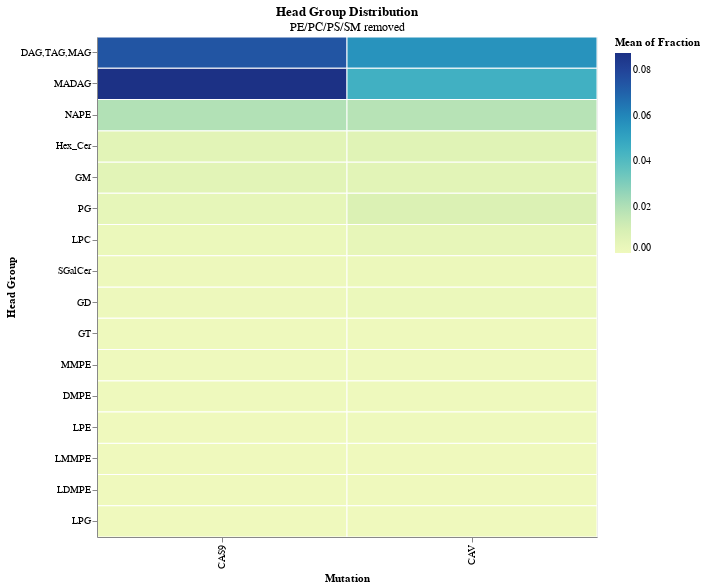

Write notebook code for a chart like this one.
### Code cell
hhg = alt.Chart(h_dropped).mark_rect(stroke='white').encode(
    x='Mutation:N',
    y=alt.Y('Head Group:N', sort=alt.EncodingSortField(field='Fraction', order='descending')),
    color='mean(Fraction):Q',
    tooltip=['Mutation', 'Head Group', 'mean(Fraction)']
).properties(
    title = {'text': "Head Group Distribution", "subtitle":"PE/PC/PS/SM removed"},
    width=500,
    height=500
)
hhg.save('graphs/cas_cav/head_group/Heatmap_NoPEPCPSSM.png', ppi=300)
hhg

### Figure 1 — Vega-Lite specification as saved in the notebook (floating-point values rounded to 4 significant figures)
{"config": {"view": {"continuousWidth": 300, "continuousHeight": 300}}, "data": {"name": "data-a1de3913dc9238ab010f16372149f91d"}, "mark": {"type": "rect", "stroke": "white"}, "encoding": {"color": {"aggregate": "mean", "field": "Fraction", "type": "quantitative"}, "tooltip": [{"field": "Mutation", "type": "nominal"}, {"field": "Head Group", "type": "nominal"}, {"aggregate": "mean", "field": "Fraction", "type": "quantitative"}], "x": {"field": "Mutation", "type": "nominal"}, "y": {"field": "Head Group", "sort": {"field": "Fraction", "order": "descending"}, "type": "nominal"}}, "height": 500, "title": {"text": "Head Group Distribution", "subtitle": "PE/PC/PS/SM removed"}, "width": 500, "$schema": "https://vega.github.io/schema/vega-lite/v5.17.0.json", "datasets": {"data-a1de3913dc9238ab010f16372149f91d": [{"Mutation": "CAS9", "Head Group": "DAG,TAG,MAG", "Fraction": 0.06323}, {"Mutation": "CAS9", "Head Group": "DAG,TAG,MAG", "Fraction": 0.07757}, {"Mutation": "CAS9", "Head Group": "DAG,TAG,MAG", "Fraction": 0.07076}, {"Mutation": "CAS9", "Head Group": "DAG,TAG,MAG", "Fraction": 0.08476}, {"Mutation": "CAV", "Head Group": "DAG,TAG,MAG", "Fraction": 0.05594}, {"Mutation": "CAV", "Head Group": "DAG,TAG,MAG", "Fraction": 0.04905}, {"Mutation": "CAV", "Head Group": "DAG,TAG,MAG", "Fraction": 0.05892}, {"Mutation": "CAV", "Head Group": "DAG,TAG,MAG", "Fraction": 0.05943}, {"Mutation": "CAS9", "Head Group": "DMPE", "Fraction": 0.0002652}, {"Mutation": "CAS9", "Head Group": "DMPE", "Fraction": 0.0002937}, {"Mutation": "CAS9", "Head Group": "DMPE", "Fraction": 0.000302}, {"Mutation": "CAS9", "Head Group": "DMPE", "Fraction": 0.000312}, {"Mutation": "CAV", "Head Group": "DMPE", "Fraction": 0.0002302}, {"Mutation": "CAV", "Head Group": "DMPE", "Fraction": 0.0001783}, {"Mutation": "CAV", "Head Group": "DMPE", "Fraction": 0.0002473}, {"Mutation": "CAV", "Head Group": "DMPE", "Fraction": 0.0002642}, {"Mutation": "CAS9", "Head Group": "GD", "Fraction": 0.001146}, {"Mutation": "CAS9", "Head Group": "GD", "Fraction": 0.00109}, {"Mutation": "CAS9", "Head Group": "GD", "Fraction": 0.001063}, {"Mutation": "CAS9", "Head Group": "GD", "Fraction": 0.0008317}, {"Mutation": "CAV", "Head Group": "GD", "Fraction": 0.001434}, {"Mutation": "CAV", "Head Group": "GD", "Fraction": 0.001337}, {"Mutation": "CAV", "Head Group": "GD", "Fraction": 0.001819}, {"Mutation": "CAV", "Head Group": "GD", "Fraction": 0.00188}, {"Mutation": "CAS9", "Head Group": "GM", "Fraction": 0.005889}, {"Mutation": "CAS9", "Head Group": "GM", "Fraction": 0.006715}, {"Mutation": "CAS9", "Head Group": "GM", "Fraction": 0.005804}, {"Mutation": "CAS9", "Head Group": "GM", "Fraction": 0.004811}, {"Mutation": "CAV", "Head Group": "GM", "Fraction": 0.005062}, {"Mutation": "CAV", "Head Group": "GM", "Fraction": 0.003829}, {"Mutation": "CAV", "Head Group": "GM", "Fraction": 0.006977}, {"Mutation": "CAV", "Head Group": "GM", "Fraction": 0.00725}, {"Mutation": "CAS9", "Head Group": "GT", "Fraction": 0.0003519}, {"Mutation": "CAS9", "Head Group": "GT", "Fraction": 0.0003858}, {"Mutation": "CAS9", "Head Group": "GT", "Fraction": 0.0003789}, {"Mutation": "CAS9", "Head Group": "GT", "Fraction": 0.0003195}, {"Mutation": "CAV", "Head Group": "GT", "Fraction": 0.0004597}, {"Mutation": "CAV", "Head Group": "GT", "Fraction": 0.0003046}, {"Mutation": "CAV", "Head Group": "GT", "Fraction": 0.000478}, {"Mutation": "CAV", "Head Group": "GT", "Fraction": 0.0005246}, {"Mutation": "CAS9", "Head Group": "Hex_Cer", "Fraction": 0.005905}, {"Mutation": "CAS9", "Head Group": "Hex_Cer", "Fraction": 0.00677}, {"Mutation": "CAS9", "Head Group": "Hex_Cer", "Fraction": 0.006033}, {"Mutation": "CAS9", "Head Group": "Hex_Cer", "Fraction": 0.004781}, {"Mutation": "CAV", "Head Group": "Hex_Cer", "Fraction": 0.00503}, {"Mutation": "CAV", "Head Group": "Hex_Cer", "Fraction": 0.004059}, {"Mutation": "CAV", "Head Group": "Hex_Cer", "Fraction": 0.008033}, {"Mutation": "CAV", "Head Group": "Hex_Cer", "Fraction": 0.008248}, {"Mutation": "CAS9", "Head Group": "LDMPE", "Fraction": 1.616e-05}, {"Mutation": "CAS9", "Head Group": "LDMPE", "Fraction": 1.478e-05}, {"Mutation": "CAS9", "Head Group": "LDMPE", "Fraction": 9.282e-06}, {"Mutation": "CAS9", "Head Group": "LDMPE", "Fraction": 1.255e-05}, {"Mutation": "CAV", "Head Group": "LDMPE", "Fraction": 4.021e-05}, {"Mutation": "CAV", "Head Group": "LDMPE", "Fraction": 2.699e-05}, {"Mutation": "CAV", "Head Group": "LDMPE", "Fraction": 2.131e-05}, {"Mutation": "CAV", "Head Group": "LDMPE", "Fraction": 1.996e-05}, {"Mutation": "CAS9", "Head Group": "LMMPE", "Fraction": 2.606e-05}, {"Mutation": "CAS9", "Head Group": "LMMPE", "Fraction": 2.404e-05}, {"Mutation": "CAS9", "Head Group": "LMMPE", "Fraction": 1.343e-05}, {"Mutation": "CAS9", "Head Group": "LMMPE", "Fraction": 1.378e-05}, {"Mutation": "CAV", "Head Group": "LMMPE", "Fraction": 3.332e-05}, {"Mutation": "CAV", "Head Group": "LMMPE", "Fraction": 2.727e-05}, {"Mutation": "CAV", "Head Group": "LMMPE", "Fraction": 4.607e-05}, {"Mutation": "CAV", "Head Group": "LMMPE", "Fraction": 4.367e-05}, {"Mutation": "CAS9", "Head Group": "LPC", "Fraction": 0.001667}, {"Mutation": "CAS9", "Head Group": "LPC", "Fraction": 0.00131}, {"Mutation": "CAS9", "Head Group": "LPC", "Fraction": 0.001702}, {"Mutation": "CAS9", "Head Group": "LPC", "Fraction": 0.00164}, {"Mutation": "CAV", "Head Group": "LPC", "Fraction": 0.004517}, {"Mutation": "CAV", "Head Group": "LPC", "Fraction": 0.00374}, {"Mutation": "CAV", "Head Group": "LPC", "Fraction": 0.003226}, {"Mutation": "CAV", "Head Group": "LPC", "Fraction": 0.003142}, {"Mutation": "CAS9", "Head Group": "LPE", "Fraction": 0.0001144}, {"Mutation": "CAS9", "Head Group": "LPE", "Fraction": 0.0001221}, {"Mutation": "CAS9", "Head Group": "LPE", "Fraction": 0.0001245}, {"Mutation": "CAS9", "Head Group": "LPE", "Fraction": 8.286e-05}, {"Mutation": "CAV", "Head Group": "LPE", "Fraction": 0.0004837}, {"Mutation": "CAV", "Head Group": "LPE", "Fraction": 0.0002882}, {"Mutation": "CAV", "Head Group": "LPE", "Fraction": 0.0001279}, {"Mutation": "CAV", "Head Group": "LPE", "Fraction": 0.0001452}, {"Mutation": "CAS9", "Head Group": "LPG", "Fraction": 0.0}, {"Mutation": "CAS9", "Head Group": "LPG", "Fraction": 0.0}, {"Mutation": "CAS9", "Head Group": "LPG", "Fraction": 0.0}, {"Mutation": "CAS9", "Head Group": "LPG", "Fraction": 0.0}, {"Mutation": "CAV", "Head Group": "LPG", "Fraction": 0.0}, {"Mutation": "CAV", "Head Group": "LPG", "Fraction": 0.0}, {"Mutation": "CAV", "Head Group": "LPG", "Fraction": 0.0}, {"Mutation": "CAV", "Head Group": "LPG", "Fraction": 0.0}, {"Mutation": "CAS9", "Head Group": "MADAG", "Fraction": 0.09077}, {"Mutation": "CAS9", "Head Group": "MADAG", "Fraction": 0.09518}, {"Mutation": "CAS9", "Head Group": "MADAG", "Fraction": 0.08473}, {"Mutation": "CAS9", "Head Group": "MADAG", "Fraction": 0.07848}, {"Mutation": "CAV", "Head Group": "MADAG", "Fraction": 0.04707}, {"Mutation": "CAV", "Head Group": "MADAG", "Fraction": 0.04224}, {"Mutation": "CAV", "Head Group": "MADAG", "Fraction": 0.04575}, {"Mutation": "CAV", "Head Group": "MADAG", "Fraction": 0.0456}, {"Mutation": "CAS9", "Head Group": "MMPE", "Fraction": 0.0003634}, {"Mutation": "CAS9", "Head Group": "MMPE", "Fraction": 0.0003374}, {"Mutation": "CAS9", "Head Group": "MMPE", "Fraction": 0.0003419}, {"Mutation": "CAS9", "Head Group": "MMPE", "Fraction": 0.0003356}, {"Mutation": "CAV", "Head Group": "MMPE", "Fraction": 0.0002839}, {"Mutation": "CAV", "Head Group": "MMPE", "Fraction": 0.000323}, {"Mutation": "CAV", "Head Group": "MMPE", "Fraction": 0.0002442}, {"Mutation": "CAV", "Head Group": "MMPE", "Fraction": 0.000257}, {"Mutation": "CAS9", "Head Group": "NAPE", "Fraction": 0.01907}, {"Mutation": "CAS9", "Head Group": "NAPE", "Fraction": 0.0202}, {"Mutation": "CAS9", "Head Group": "NAPE", "Fraction": 0.02045}, {"Mutation": "CAS9", "Head Group": "NAPE", "Fraction": 0.01977}, {"Mutation": "CAV", "Head Group": "NAPE", "Fraction": 0.01335}, {"Mutation": "CAV", "Head Group": "NAPE", "Fraction": 0.01092}, {"Mutation": "CAV", "Head Group": "NAPE", "Fraction": 0.01285}, {"Mutation": "CAV", "Head Group": "NAPE", "Fraction": 0.03785}, {"Mutation": "CAS9", "Head Group": "PG", "Fraction": 0.003751}, {"Mutation": "CAS9", "Head Group": "PG", "Fraction": 0.00388}, {"Mutation": "CAS9", "Head Group": "PG", "Fraction": 0.003738}, {"Mutation": "CAS9", "Head Group": "PG", "Fraction": 0.003471}, {"Mutation": "CAV", "Head Group": "PG", "Fraction": 0.009456}, {"Mutation": "CAV", "Head Group": "PG", "Fraction": 0.01011}, {"Mutation": "CAV", "Head Group": "PG", "Fraction": 0.007819}, {"Mutation": "CAV", "Head Group": "PG", "Fraction": 0.007831}, {"Mutation": "CAS9", "Head Group": "SGalCer", "Fraction": 0.0009512}, {"Mutation": "CAS9", "Head Group": "SGalCer", "Fraction": 0.0009547}, {"Mutation": "CAS9", "Head Group": "SGalCer", "Fraction": 0.0009602}, {"Mutation": "CAS9", "Head Group": "SGalCer", "Fraction": 0.0008319}, {"Mutation": "CAV", "Head Group": "SGalCer", "Fraction": 0.001213}, {"Mutation": "CAV", "Head Group": "SGalCer", "Fraction": 0.001224}, {"Mutation": "CAV", "Head Group": "SGalCer", "Fraction": 0.00165}, {"Mutation": "CAV", "Head Group": "SGalCer", "Fraction": 0.001783}]}}
